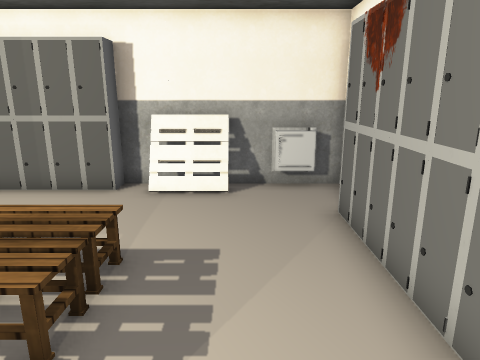
view 1 (above)

16 first-person views from a walk through a scene from a Unity 3-D project. The camera is 1.3 m above the floor, tilts 14° down and sees 70° across. The floor is counted in squares, 0.5 m on a side. Each view is taken from the middle of a square. On the plan, view 1 faces up. The plan holds only what a view shows up to about 20 squares ahead; the rest is blank. The place goes on beyond the plan. Some animated figures are not drawn. Door leaves are left out, so doorways stand open. Some surface patterns are stand-ins.

view 2
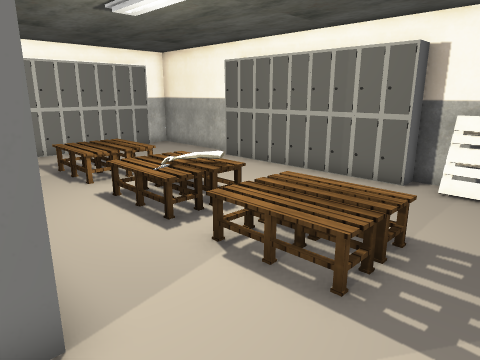

view 3
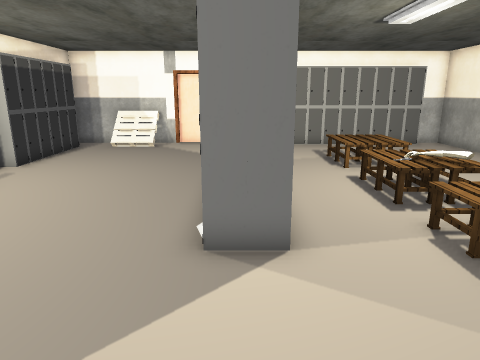

view 4
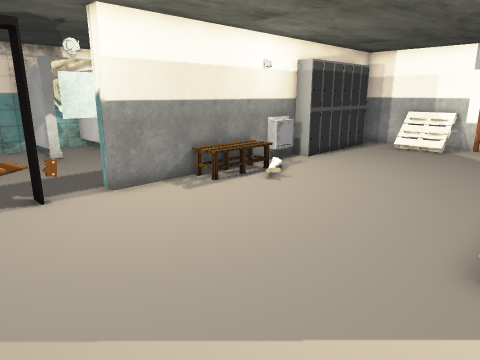

view 5
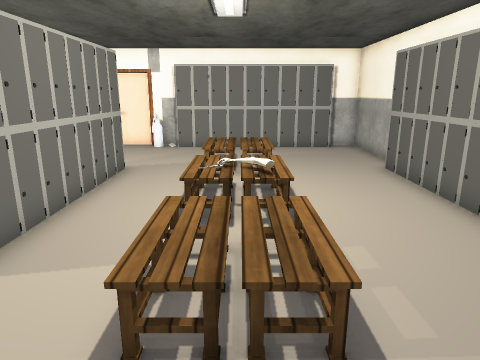

view 6
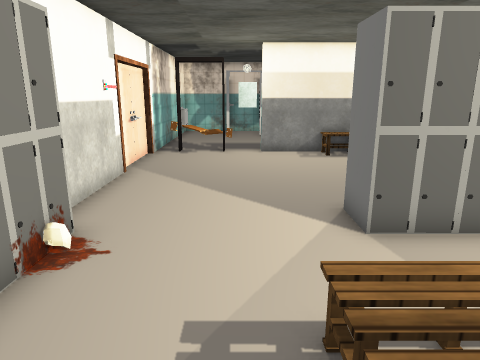

view 7
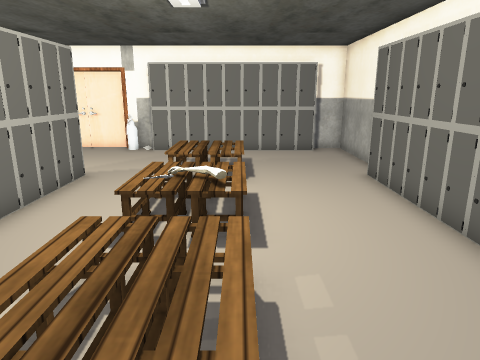

view 8
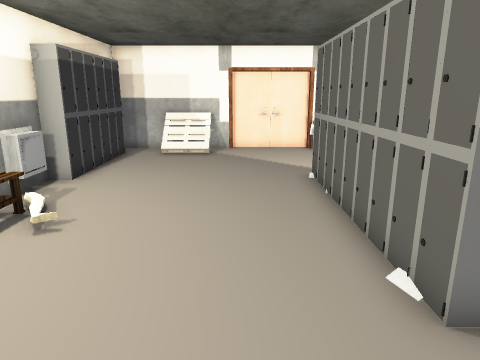

view 9
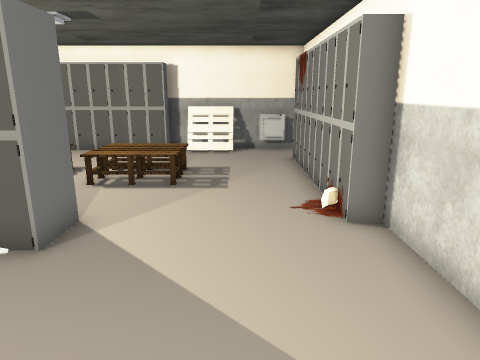

view 10
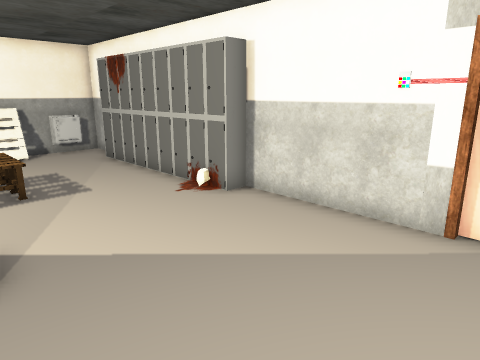

view 11
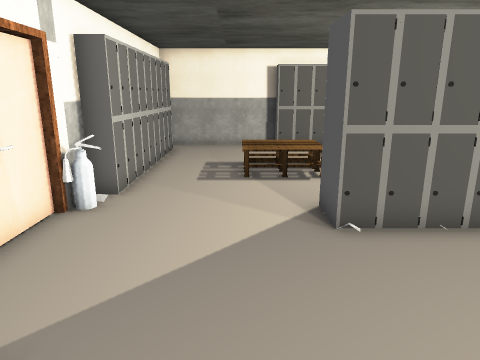

view 12
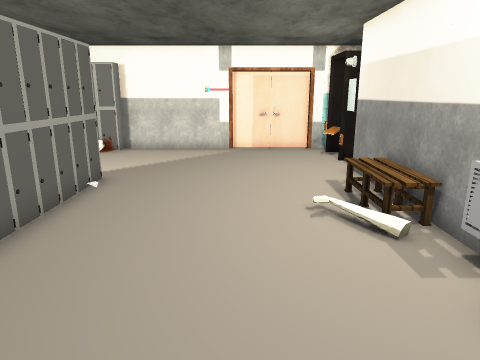

view 13
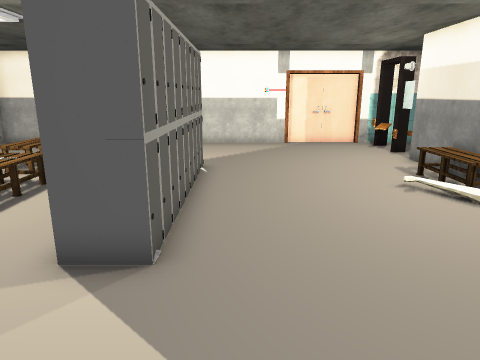

view 14
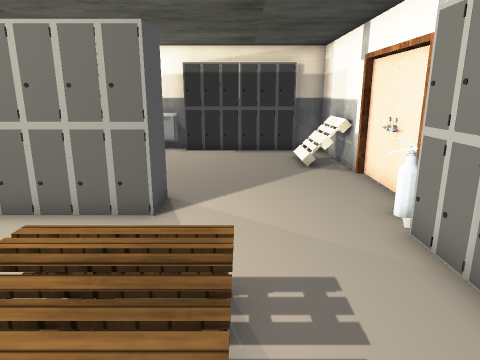

view 15
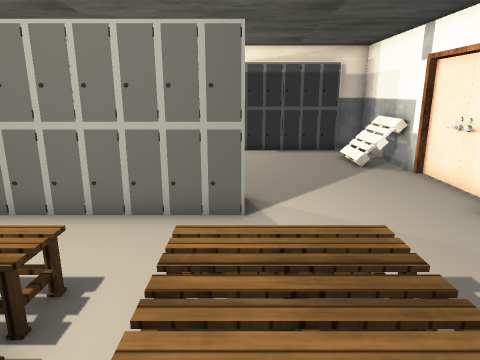

view 16
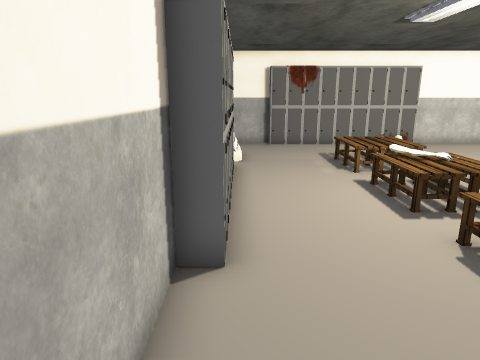

### Floor plan
Key: @ floor where view 1 was taken; # wall or solid block; . floor; / step, stairs or slope; D open door; = window, fence, low wall or low ledge; L locker; P pallet; E vent; A plank; F fire extinguisher; O other object.
Columns run from 17 left of view 1 to 3 right of it. Each row starts with its distance up from view 1.
 10 #######L LL  L#PP##E#
  9 #.....LLLLLLLL.PPP..#
  8  L..................#
  7  L.................L#
  6  L.................LL
  5 LL../OO/.OOO.OOO...L
  4 LL..////..O........LL
  3  L../OO/.OOO.OOO...LL
  2 LL.................L
  1 #L.................LL
  0 FF....LLLLLLLLL..@.L#
 -1 #.....L      LL.....#
 -2 #.....LLLLLLLL......#
 -3 #...................#
 -4 #...................#
 -5 P...................#
 -6 #O..................#
 -7 #O..................#
 -8 #........./.........#
 -9 #.LLLLL..////.......#
-10 ##LL  L#E######DDDADD
-11                  #=##

Where each view was taken, in squares from view 1:
view 1: 0 up, 0 right, facing up
view 2: 1 down, 0 right, facing up-left
view 3: 1 down, 2 right, facing left
view 4: 1 down, 2 right, facing down-left
view 5: 4 up, 1 right, facing left
view 6: 6 up, 1 left, facing down
view 7: 5 up, 0 right, facing left
view 8: 4 down, 0 right, facing left
view 9: 7 down, 0 right, facing up
view 10: 7 down, 4 left, facing up-right
view 11: 8 down, 13 left, facing up
view 12: 6 down, 14 left, facing right
view 13: 3 down, 16 left, facing right
view 14: 7 up, 13 left, facing down
view 15: 7 up, 11 left, facing down
view 16: 9 up, 16 left, facing right
